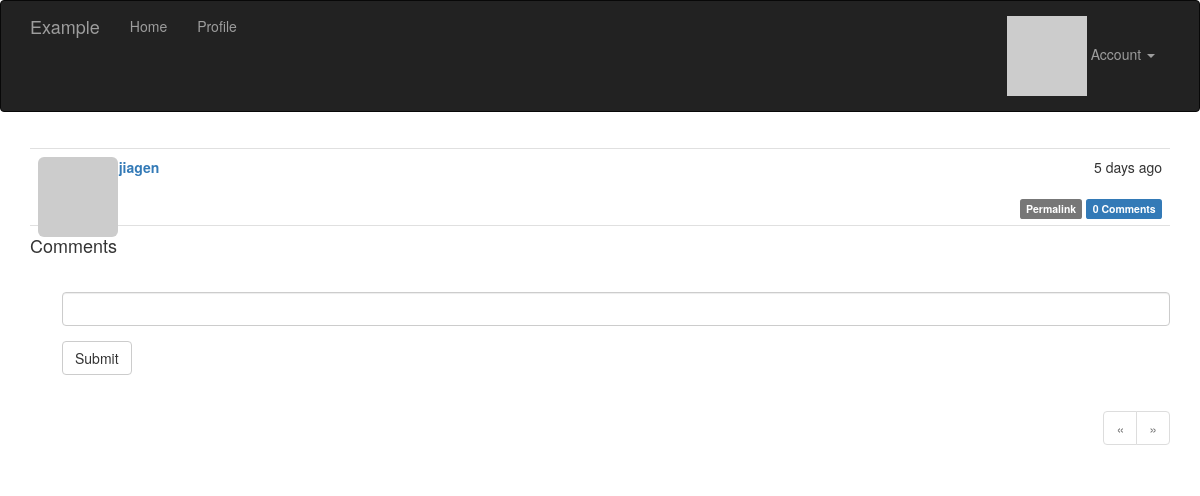
Screenshot of /post/1 (signed in) with the database file from the repository.
### app/models.py (models this page shows, shortened)
class Post(db.Model):
  __tablename__ = 'posts'
  id = db.Column(db.Integer, primary_key=True)
  body = db.Column(db.Text)
  body_html = db.Column(db.Text)  # markdown支持
  timestamp = db.Column(db.DateTime, index=True,
                        default=datetime.now(timezone.utc))
  author_id = db.Column(db.Integer, db.ForeignKey('users.id'))
  comments = db.relationship('Comment', backref='post', lazy='dynamic')

class User(UserMixin, db.Model):
  __tablename__ = 'users'
  id = db.Column(db.Integer, primary_key=True)
  username = db.Column(db.String(64), unique=True,
                       nullable=False, index=True, default='')
  email = db.Column(db.String(64), unique=True,
                    nullable=False, index=True, default='')
  password_hash = db.Column(db.String(256), nullable=False)
  confirmed = db.Column(db.Boolean, default=False, nullable=False)
  name = db.Column(db.String(64))
  location = db.Column(db.String(64))
  about_me = db.Column(db.Text())
  member_since = db.Column(db.DateTime(), default=datetime.now(timezone.utc))
  last_seen = db.Column(db.DateTime(), default=datetime.now(timezone.utc))
  avatar_hash = db.Column(db.String(32))
  role_id = db.Column(db.Integer, db.ForeignKey('roles.id'))
  posts = db.relationship('Post', backref='author', lazy='dynamic')
  followed = db.relationship(
      'Follow',
      foreign_keys=[Follow.follower_id],  # 这里引用了Follow
      backref=db.backref('follower', lazy='joined'),
      lazy='dynamic',
      cascade='all, delete-orphan')
  followers = db.relationship(
      'Follow', foreign_keys=[Follow.followed_id],
      backref=db.backref('followed', lazy='joined'),
      lazy='dynamic',
      cascade='all, delete-orphan')
  comments = db.relationship('Comment', backref='author', lazy='dynamic')
  @property
  def password(self):
    raise AttributeError('password is not a readable attribute')
  def can(self, perm):
    return self.role is not None and self.role.has_permission(perm)
  def is_administrator(self):
    return self.can(Permission.ADMIN)
  def ping(self):
    self.last_seen = datetime.now(timezone.utc)
    db.session.add(self)
    db.session.commit()
  def gravatar_hash(self):
    return hashlib.md5(self.email.lower().encode('utf-8')).hexdigest()
  def gravatar(self, size=100, default='identicon', rating='g'):
    if request.is_secure:
      url = 'https://secure.gravatar.com/avatar'
    else:
      url = 'http://www.gravatar.com/avatar'
    hash = self.avatar_hash or self.gravatar_hash()
    return '{url}/{hash}?s={size}&d={default}&r={rating}'.format(
        url=url, hash=hash, size=size, default=default, rating=rating)

### app/main/views.py (the view, shortened to what this page needs)
@main.route('/post/<int:id>', methods=['GET', 'POST'])  # 帖子, 评论表单
def post(id):
  post = Post.query.get_or_404(id)
  form = CommentForm()
  page = request.args.get('page', 1, type=int)
  if page == -1:
    page = (post.comments.count() - 1) // \
        current_app.config['APP_COMMENTS_PER_PAGE'] + 1
  pagination = post.comments.order_by(Comment.timestamp.asc()).paginate(
      page=page, per_page=current_app.config['APP_COMMENTS_PER_PAGE'],
      error_out=False)
  comments = pagination.items
  return render_template('post.html', posts=[post], form=form,
                         comments=comments, pagination=pagination)

### app/main/forms.py
class CommentForm(FlaskForm):
  body = StringField('', validators=[DataRequired()])
  submit = SubmitField('Submit')

### app/auth/views.py (called while the page is built)
@auth.before_app_request
def before_request():
  if current_user.is_authenticated:
    current_user.ping()
    if not current_user.confirmed \
            and request.blueprint != 'auth' \
            and request.endpoint != 'static':
      return redirect(url_for('auth.unconfirmed'))

### app/main/__init__.py (called while the page is built)
@main.app_context_processor
def inject_permissions():
  return dict(Permission=Permission)

### app/main/views.py (called while the page is built)
@main.after_app_request
def after_request(response):  # 请求后处理器
  for query in get_recorded_queries():
    current_app.logger.debug(
        'Query: %s\nParameters: %s\nDuration: %fs\nContext: %s\n'
        % (query.statement, query.parameters, query.duration,
           query.location))
  return response

### app/models.py (called while the page is built)
@login_manager.user_loader
def load_user(user_id):
  return User.query.get(int(user_id))

  def has_permission(self, perm):
    return self.permissions & perm == perm

### app/templates/post.html (shortened to what this page needs)
{% extends "base.html" %}
{% import "bootstrap/wtf.html" as wtf %}
{% import "_macros.html" as macros %}
{% block page_content %}
{% include '_posts.html' %}
<h4 id="comments">Comments</h4>
{% if current_user.can(Permission.COMMENT) %}
<div class="comment-form">
  {{ wtf.quick_form(form) }}
</div>
{% endif %}
{% if pagination %}
<div class="pagination">
  {{ macros.pagination_widget(pagination, '.post', fragment='#comments', id=posts[0].id) }}
</div>
{% endif %}
{% endblock %}

### app/templates/_posts.html (shortened to what this page needs)
<ul class="posts">
  {% for post in posts %}
  <li class="post">
    <div class="post-thumbnail">
      <a href="{{ url_for('.user', username=post.author.username) }}">
        <img class="img-rounded profile-thumbnail" src="{{ post.author.gravatar(size=40) }}">
      </a>
    </div>
    <div class="post-content">
      <div class="post-date">{{ moment(post.timestamp).fromNow() }}</div>
      <div class="post-author">
        <a href="{{ url_for('.user', username=post.author.username) }}">
          {{ post.author.username}}
        </a>
      </div>
      <div class="post-body">
      </div>
      <div class="post-footer">
        <a href="{{ url_for('.edit_post', id=post.id) }}">
          <span class="label label-default">Permalink</span>
        </a>
        <a href="{{ url_for('.post', id=post.id) }}#comments">
          <span class="label label-primary">{{ post.comments.count() }} Comments</span>
        </a>
      </div>
    </div>
  </li>
  {% endfor %}
</ul>

### app/static/style.css (style rules this page uses)
.profile-thumbnail { position: absolute; }
ul.posts { list-style-type: none; padding: 0px; margin: 16px 0px 0px 0px; border-top: 1px solid #e0e0e0; }
ul.posts li.post { padding: 8px; border-bottom: 1px solid #e0e0e0; }
div.post-date { float: right; display: block; }
div.post-author { font-weight: bold; }
div.post-thumbnail { position: absolute; }
div.post-content { margin-left: 48px; min-height: 48px; }
div.post-footer { text-align: right; }
div.comment-form { margin: 16px 0px 16px 32px; }
div.pagination { width: 100%; text-align: right; padding: 0px; margin: 0px; }

### rows the page displays
Post: timestamp "5 days ago", author.username "zhoujiagen", comments.count "0"
